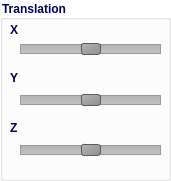
   <widget class="QGroupBox" name="groupBox">
    <property name="geometry">
     <rect>
      <x>10</x>
      <y>80</y>
      <width>171</width>
      <height>181</height>
     </rect>
    </property>
    <property name="styleSheet">
     <string notr="true">color: rgb(0, 0, 89);
font: 75 10pt &quot;Leelawadee&quot;;
background-color: rgba(255, 255, 255, 0);
font-weight:bold</string>
    </property>
    <property name="title">
     <string>Translation</string>
    </property>
    <widget class="QLabel" name="label_5">
     <property name="geometry">
      <rect>
       <x>10</x>
       <y>120</y>
       <width>16</width>
       <height>16</height>
      </rect>
     </property>
     <property name="styleSheet">
      <string notr="true">color: rgb(0, 0, 89);
font: 75 10pt &quot;Leelawadee&quot;;
background-color: rgba(255, 255, 255, 0);
font-weight:bold</string>
     </property>
     <property name="text">
      <string>Z</string>
     </property>
    </widget>
    <widget class="QSlider" name="horizontalSlider">
     <property name="geometry">
      <rect>
       <x>20</x>
       <y>40</y>
       <width>141</width>
       <height>19</height>
      </rect>
     </property>
     <property name="styleSheet">
      <string notr="true">QSlider{
background-color: rgba(255, 255, 255, 0);
}
QSlider::groove:horizontal {
border: 1px solid #999999;
height: 8px; /* the groove expands to the size of the slider by default. by giving it a height, it has a fixed size */
background: qlineargradient(x1:0, y1:0, x2:0, y2:1, stop:0 #B1B1B1, stop:1 #c4c4c4);
}
QSlider::handle:horizontal {
background: qlineargradient(x1:0, y1:0, x2:1, y2:1, stop:0 #b4b4b4, stop:1 #8f8f8f);
border: 1px solid #5c5c5c;
width: 18px;
margin: -2px 0; /* handle is placed by default on the contents rect of the groove. Expand outside the groove */
border-radius: 3px;
}</string>
     </property>
     <property name="minimum">
      <number>-30</number>
     </property>
     <property name="maximum">
      <number>30</number>
     </property>
     <property name="orientation">
      <enum>Qt::Horizontal</enum>
     </property>
    </widget>
    <widget class="QLabel" name="label_4">
     <property name="geometry">
      <rect>
       <x>10</x>
       <y>70</y>
       <width>16</width>
       <height>16</height>
      </rect>
     </property>
     <property name="styleSheet">
      <string notr="true">color: rgb(0, 0, 89);
font: 75 10pt &quot;Leelawadee&quot;;
background-color: rgba(255, 255, 255, 0);
font-weight:bold</string>
     </property>
     <property name="text">
      <string>Y</string>
     </property>
    </widget>
    <widget class="QSlider" name="horizontalSlider_2">
     <property name="geometry">
      <rect>
       <x>20</x>
       <y>90</y>
       <width>141</width>
       <height>20</height>
      </rect>
     </property>
     <property name="styleSheet">
      <string notr="true">QSlider{

background-color: rgba(255, 255, 255, 0);
}
QSlider::groove:horizontal {
border: 1px solid #999999;
height: 8px; /* the groove expands to the size of the slider by default. by giving it a height, it has a fixed size */
background: qlineargradient(x1:0, y1:0, x2:0, y2:1, stop:0 #B1B1B1, stop:1 #c4c4c4);
}
QSlider::handle:horizontal {
background: qlineargradient(x1:0, y1:0, x2:1, y2:1, stop:0 #b4b4b4, stop:1 #8f8f8f);
border: 1px solid #5c5c5c;
width: 18px;
margin: -2px 0; /* handle is placed by default on the contents rect of the groove. Expand outside the groove */
border-radius: 3px;
}</string>
     </property>
     <property name="minimum">
      <number>-30</number>
     </property>
     <property name="maximum">
      <number>30</number>
     </property>
     <property name="orientation">
      <enum>Qt::Horizontal</enum>
     </property>
    </widget>
    <widget class="QLabel" name="label_3">
     <property name="geometry">
      <rect>
       <x>10</x>
       <y>20</y>
       <width>16</width>
       <height>20</height>
      </rect>
     </property>
     <property name="styleSheet">
      <string notr="true">color: rgb(0, 0, 89);
font: 75 10pt &quot;Leelawadee&quot;;
background-color: rgba(255, 255, 255, 0);
font-weight:bold</string>
     </property>
     <property name="text">
      <string>X</string>
     </property>
    </widget>
    <widget class="QSlider" name="horizontalSlider_3">
     <property name="geometry">
      <rect>
       <x>20</x>
       <y>140</y>
       <width>141</width>
       <height>20</height>
      </rect>
     </property>
     <property name="styleSheet">
      <string notr="true">QSlider{
background-color: rgba(255, 255, 255, 0);
}
QSlider::groove:horizontal {
border: 1px solid #999999;
height: 8px; /* the groove expands to the size of the slider by default. by giving it a height, it has a fixed size */
background: qlineargradient(x1:0, y1:0, x2:0, y2:1, stop:0 #B1B1B1, stop:1 #c4c4c4);
}
QSlider::handle:horizontal {
background: qlineargradient(x1:0, y1:0, x2:1, y2:1, stop:0 #b4b4b4, stop:1 #8f8f8f);
border: 1px solid #5c5c5c;
width: 18px;
margin: -2px 0; /* handle is placed by default on the contents rect of the groove. Expand outside the groove */
border-radius: 3px;
}</string>
     </property>
     <property name="minimum">
      <number>-30</number>
     </property>
     <property name="maximum">
      <number>30</number>
     </property>
     <property name="orientation">
      <enum>Qt::Horizontal</enum>
     </property>
    </widget>
   </widget>
